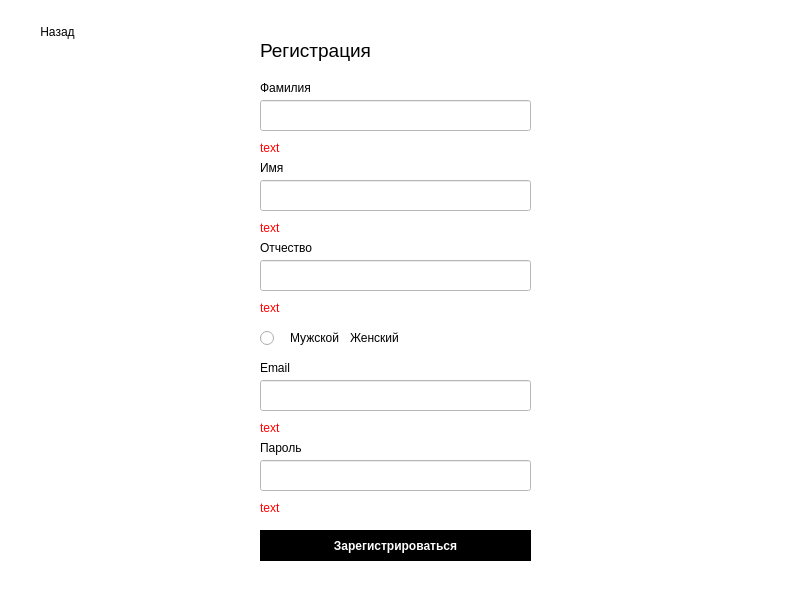
<?xml version="1.0" encoding="UTF-8"?>
<ui version="4.0">
 <class>MainWindow</class>
 <widget class="QMainWindow" name="MainWindow">
  <property name="geometry">
   <rect>
    <x>0</x>
    <y>0</y>
    <width>800</width>
    <height>600</height>
   </rect>
  </property>
  <property name="windowTitle">
   <string>MainWindow</string>
  </property>
  <property name="styleSheet">
   <string notr="true">background-color: white;</string>
  </property>
  <widget class="QWidget" name="centralwidget">
   <widget class="QLabel" name="labelReg">
    <property name="geometry">
     <rect>
      <x>260</x>
      <y>40</y>
      <width>111</width>
      <height>21</height>
     </rect>
    </property>
    <property name="font">
     <font>
      <pointsize>14</pointsize>
     </font>
    </property>
    <property name="text">
     <string>Регистрация</string>
    </property>
   </widget>
   <widget class="QLineEdit" name="editSurname">
    <property name="geometry">
     <rect>
      <x>260</x>
      <y>100</y>
      <width>271</width>
      <height>31</height>
     </rect>
    </property>
   </widget>
   <widget class="QLabel" name="surname">
    <property name="geometry">
     <rect>
      <x>260</x>
      <y>80</y>
      <width>51</width>
      <height>16</height>
     </rect>
    </property>
    <property name="text">
     <string>Фамилия</string>
    </property>
   </widget>
   <widget class="QLineEdit" name="EditName">
    <property name="geometry">
     <rect>
      <x>260</x>
      <y>180</y>
      <width>271</width>
      <height>31</height>
     </rect>
    </property>
   </widget>
   <widget class="QLabel" name="name">
    <property name="geometry">
     <rect>
      <x>260</x>
      <y>160</y>
      <width>51</width>
      <height>16</height>
     </rect>
    </property>
    <property name="text">
     <string>Имя</string>
    </property>
   </widget>
   <widget class="QLineEdit" name="EditSecond">
    <property name="geometry">
     <rect>
      <x>260</x>
      <y>260</y>
      <width>271</width>
      <height>31</height>
     </rect>
    </property>
   </widget>
   <widget class="QLabel" name="secondName">
    <property name="geometry">
     <rect>
      <x>260</x>
      <y>240</y>
      <width>61</width>
      <height>16</height>
     </rect>
    </property>
    <property name="text">
     <string>Отчество</string>
    </property>
   </widget>
   <widget class="QRadioButton" name="radioButton">
    <property name="geometry">
     <rect>
      <x>260</x>
      <y>330</y>
      <width>31</width>
      <height>17</height>
     </rect>
    </property>
    <property name="text">
     <string/>
    </property>
   </widget>
   <widget class="QLabel" name="male">
    <property name="geometry">
     <rect>
      <x>290</x>
      <y>330</y>
      <width>61</width>
      <height>16</height>
     </rect>
    </property>
    <property name="text">
     <string>Мужской</string>
    </property>
   </widget>
   <widget class="QLabel" name="female">
    <property name="geometry">
     <rect>
      <x>350</x>
      <y>330</y>
      <width>51</width>
      <height>16</height>
     </rect>
    </property>
    <property name="text">
     <string>Женский</string>
    </property>
   </widget>
   <widget class="QLabel" name="lableEmail">
    <property name="geometry">
     <rect>
      <x>260</x>
      <y>360</y>
      <width>61</width>
      <height>16</height>
     </rect>
    </property>
    <property name="text">
     <string>Email</string>
    </property>
   </widget>
   <widget class="QLineEdit" name="EditEmail">
    <property name="geometry">
     <rect>
      <x>260</x>
      <y>380</y>
      <width>271</width>
      <height>31</height>
     </rect>
    </property>
   </widget>
   <widget class="QLineEdit" name="EfitPass">
    <property name="geometry">
     <rect>
      <x>260</x>
      <y>460</y>
      <width>271</width>
      <height>31</height>
     </rect>
    </property>
   </widget>
   <widget class="QLabel" name="labelPass">
    <property name="geometry">
     <rect>
      <x>260</x>
      <y>440</y>
      <width>61</width>
      <height>16</height>
     </rect>
    </property>
    <property name="text">
     <string>Пароль</string>
    </property>
   </widget>
   <widget class="QPushButton" name="pushButton">
    <property name="geometry">
     <rect>
      <x>260</x>
      <y>530</y>
      <width>271</width>
      <height>31</height>
     </rect>
    </property>
    <property name="styleSheet">
     <string notr="true">QPushButton {
border: none;
background-color: black;
color: white;
font-weight: bold;
}

QPushButton:hover {
background-color: rgb(85, 85, 85);
}</string>
    </property>
    <property name="text">
     <string>Зарегистрироваться</string>
    </property>
   </widget>
   <widget class="QPushButton" name="pushButton_2">
    <property name="geometry">
     <rect>
      <x>20</x>
      <y>20</y>
      <width>75</width>
      <height>23</height>
     </rect>
    </property>
    <property name="styleSheet">
     <string notr="true">QPushButton {
	border: none;
}

QPushButton:hover {
	text-decoration: underline;
}</string>
    </property>
    <property name="text">
     <string>Назад</string>
    </property>
   </widget>
   <widget class="QLabel" name="emailChek">
    <property name="geometry">
     <rect>
      <x>260</x>
      <y>420</y>
      <width>271</width>
      <height>16</height>
     </rect>
    </property>
    <property name="styleSheet">
     <string notr="true">color: red;</string>
    </property>
    <property name="text">
     <string>text</string>
    </property>
   </widget>
   <widget class="QLabel" name="passChek">
    <property name="geometry">
     <rect>
      <x>260</x>
      <y>500</y>
      <width>271</width>
      <height>16</height>
     </rect>
    </property>
    <property name="styleSheet">
     <string notr="true">color: red;</string>
    </property>
    <property name="text">
     <string>text</string>
    </property>
   </widget>
   <widget class="QLabel" name="secondChek">
    <property name="geometry">
     <rect>
      <x>260</x>
      <y>300</y>
      <width>271</width>
      <height>16</height>
     </rect>
    </property>
    <property name="styleSheet">
     <string notr="true">color: red;</string>
    </property>
    <property name="text">
     <string>text</string>
    </property>
   </widget>
   <widget class="QLabel" name="surChek">
    <property name="geometry">
     <rect>
      <x>260</x>
      <y>140</y>
      <width>271</width>
      <height>16</height>
     </rect>
    </property>
    <property name="styleSheet">
     <string notr="true">color: red;</string>
    </property>
    <property name="text">
     <string>text</string>
    </property>
   </widget>
   <widget class="QLabel" name="nameChek">
    <property name="geometry">
     <rect>
      <x>260</x>
      <y>220</y>
      <width>271</width>
      <height>16</height>
     </rect>
    </property>
    <property name="styleSheet">
     <string notr="true">color: red;</string>
    </property>
    <property name="text">
     <string>text</string>
    </property>
   </widget>
  </widget>
 </widget>
 <resources/>
 <connections/>
</ui>
